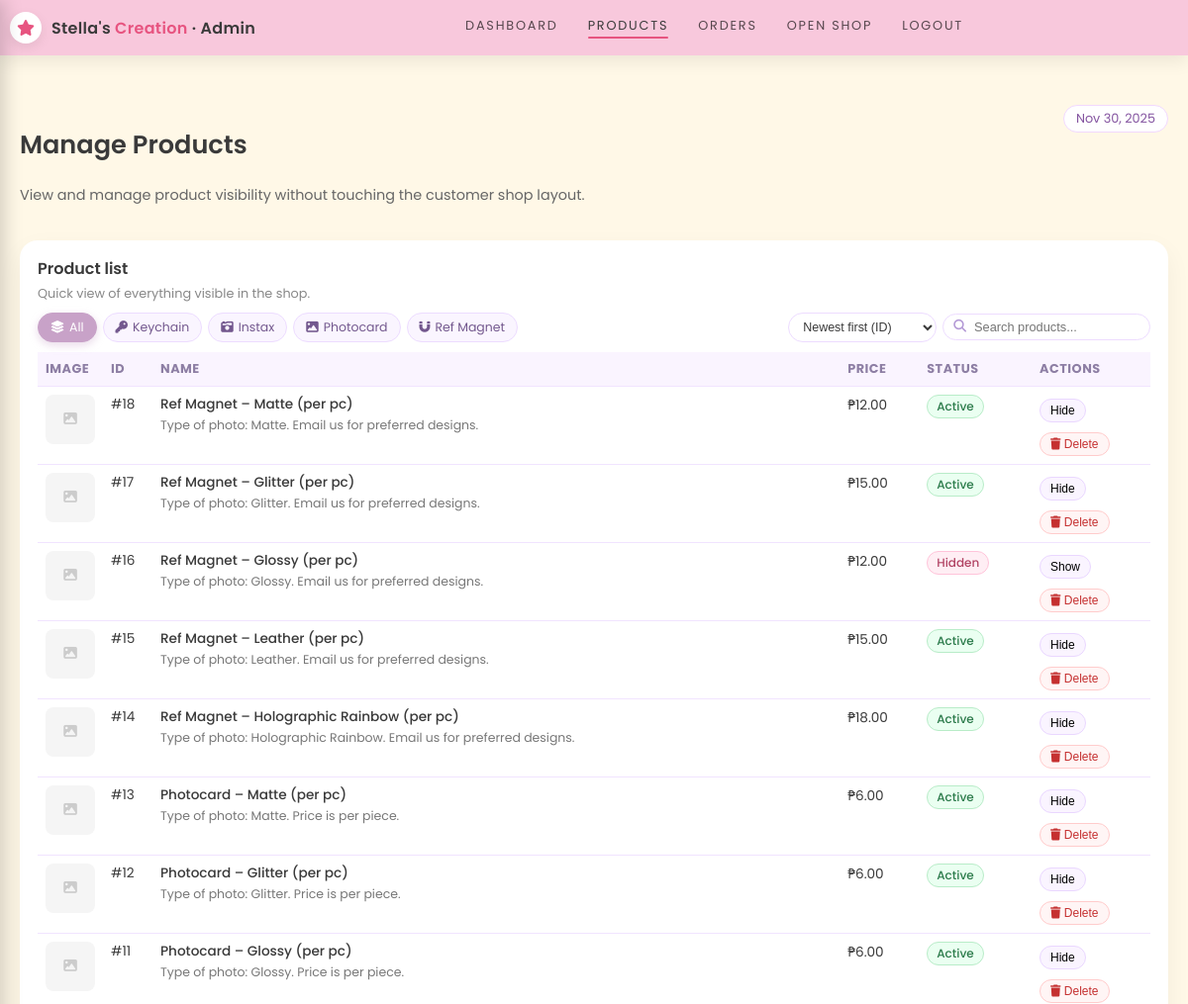
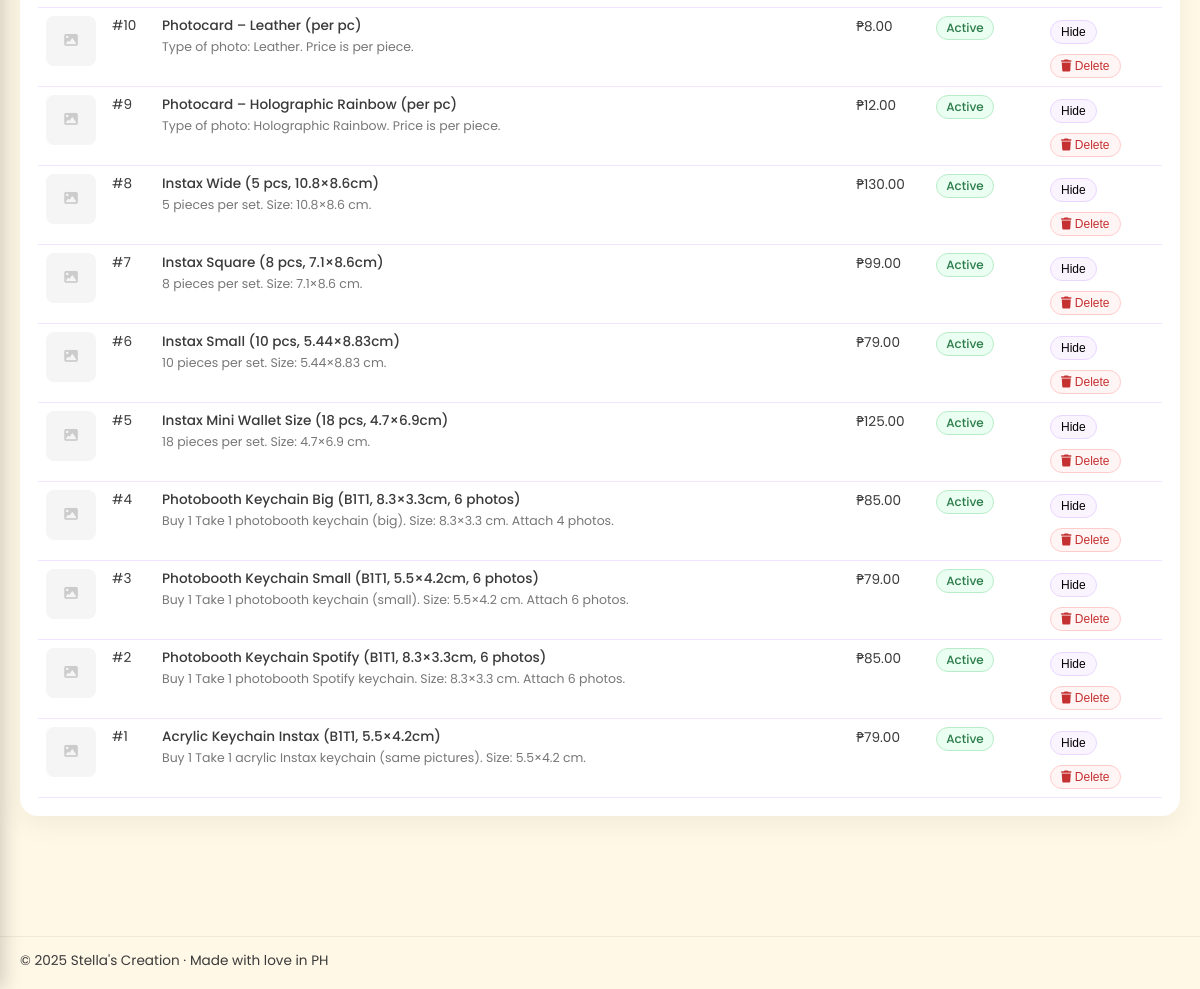
Screenshot of /manage_products.php (signed in) with the database file from the repository (2 pictures, top to bottom).
### tables this page shows
CREATE TABLE `products_tbl` (
  `product_id` int(11) NOT NULL,
  `name` varchar(120) NOT NULL,
  `description` mediumtext DEFAULT NULL,
  `price` decimal(10,2) NOT NULL DEFAULT 0.00,
  `image` varchar(255) DEFAULT NULL,
  `stock` int(11) DEFAULT NULL,
  `is_active` tinyint(1) NOT NULL DEFAULT 1,
  `created_at` timestamp NULL DEFAULT current_timestamp(),
  `updated_at` timestamp NULL DEFAULT NULL ON UPDATE current_timestamp()
);

### manage_products.php (the view, shortened to what this page needs)
<?php
require_once __DIR__ . '/db.php';
$group = $_GET['group'] ?? 'all';
$sort = $_GET['sort'] ?? 'newest';
$search = trim($_GET['q'] ?? '');
$params     = [];
$whereSql = '';
$orderBy = 'product_id DESC';
$sql = "
  SELECT product_id, name, description, price, is_active, image
  FROM products_tbl
  {$whereSql}
  ORDER BY {$orderBy}
";
$stmt = $pdo->prepare($sql);
$stmt->execute($params);
$products = $stmt->fetchAll(PDO::FETCH_ASSOC);
?>
<!doctype html>
<html>
<head>
  <link rel="stylesheet" href="https://cdnjs.cloudflare.com/ajax/libs/font-awesome/6.5.2/css/all.min.css">
  <link rel="stylesheet" href="/style.css">
</head>
<body>
<header class="site-header">
  <div class="container navbar">
    <div class="nav-left">
      <div class="brand-icon"><i class="fa-solid fa-star"></i></div>
      <div class="brand-text">Stella's <span>Creation</span> · Admin</div>
    </div>
    <nav class="nav-main">
      <a href="dashboard.php" class="nav-link">Dashboard</a>
      <a href="manage_products.php" class="nav-link nav-active">Products</a>
      <a href="manage_orders.php" class="nav-link">Orders</a>
      <a href="/index.php" class="nav-link" target="_blank">Open Shop</a>
      <a href="logout.php" class="nav-link logout-link">Logout</a>
    </nav>
  </div>
</header>
<main class="page-main">
  <div class="admin-wrap">
    <section class="admin-header">
      <div class="admin-header-main">
        <h1>Manage Products</h1>
        <p class="admin-header-sub">
          View and manage product visibility without touching the customer shop layout.
        </p>
      </div>
      <div class="admin-tag"><?= date('M j, Y'); ?></div>
    </section>
    <div class="panel">
      <div class="panel-title">Product list</div>
      <div class="panel-caption">Quick view of everything visible in the shop.</div>
      <div class="product-filters">
        <div class="filter-chips">
          <?php
          if (!function_exists('chipLink')) {
            function chipLink($label, $icon, $value, $currentGroup, $sort, $search) {
              $params = [
                'group' => $value,
                'sort'  => $sort
              ];
              $url    = 'manage_products.php?' . http_build_query($params);
              $active = $currentGroup === $value ? 'active' : '';
              echo '<a href="'.htmlspecialchars($url).'" class="chip-filter '.$active.'">'.
                   '<i class="'.$icon.'"></i> '.$label.
                   '</a>';
            }
          }
          ?>
          <?php chipLink('All',       'fa-solid fa-layer-group', 'all',       $group, $sort, $search); ?>
        </div>
        <form method="get" class="filter-search">
          <select name="sort" onchange="this.form.submit()">
            <option value="newest"     <?= $sort==='newest'?'selected':'' ?>>Newest first (ID)</option>
          </select>
          <div class="search-pill">
            <i class="fa-solid fa-magnifying-glass" style="font-size:.8rem;color:#b49ad6;"></i>
            <input type="text" name="q" placeholder="Search products..." value="<?= htmlspecialchars($search) ?>">
          </div>
        </form>
      </div>
      <div style="overflow-x:auto;">
        <table class="products-table">
          <thead>
          <tr>
            <th style="width:60px;">Image</th>
            <th style="width:50px;">ID</th>
            <th>Name</th>
            <th style="width:80px;">Price</th>
            <th>Status</th>
            <th style="width:120px;">Actions</th>
          </tr>
          </thead>
          <tbody>
          <?php foreach ($products as $p): ?>
            <tr>
              <td data-label="Image">
                <?php if (!empty($p['image'])): ?>
                  <img src="/<?= htmlspecialchars($p['image']) ?>" alt="Product" class="product-img-thumb">
                <?php else: ?>
                  <div style="width:50px;height:50px;background:#f5f5f5;border-radius:8px;display:flex;align-items:center;justify-content:center;">
                    <i class="fa-solid fa-image" style="color:#ccc;"></i>
                  </div>
                <?php endif; ?>
              </td>
              <td data-label="ID">#<?= (int)$p['product_id'] ?></td>
              <td data-label="Name">
                <div style="font-weight:500;"><?= htmlspecialchars($p['name']) ?></div>
                <?php if (!empty($p['description'])): ?>
                  <div style="font-size:.78rem;color:#777;margin-top:2px;">
                    <?= nl2br(htmlspecialchars($p['description'])) ?>
                  </div>
                <?php endif; ?>
              </td>
              <td data-label="Price">₱<?= number_format((float)$p['price'], 2) ?></td>
              <td data-label="Status">
                <?php if ((int)$p['is_active'] === 1): ?>
                  <span class="badge on">Active</span>
                <?php else: ?>
                  <span class="badge off">Hidden</span>
                <?php endif; ?>
              </td>
              <td data-label="Actions">
                <div class="action-buttons">
                  <form method="post" style="display:inline;">
                    <button type="submit" class="btn-toggle">
                      <?= (int)$p['is_active'] === 1 ? 'Hide' : 'Show' ?>
                    </button>
                  </form>
                  <form method="post" style="display:inline;" onsubmit="return confirm('Are you sure you want to delete this product? This action cannot be undone.');">
                    <button type="submit" class="btn-delete">
                      <i class="fa-solid fa-trash"></i> Delete
                    </button>
                  </form>
                </div>
              </td>
            </tr>
          <?php endforeach; ?>
          </tbody>
        </table>
      </div>
    </div>
  </div>
</main>
<footer class="site-footer">
  <div class="container footer-inner">
    <div>© <?= date('Y') ?> Stella's Creation · Made with love in PH</div>
  </div>
</footer>
</body>
</html>

### style.css (style rules this page uses)
:root { --soft-pink:#F8C8DC; --lavender:#C8A2C8; --cream:#FFF8E7; --charcoal:#3A3A3A; --rose:#E75480; --white:#ffffff; }
html { overflow-y: scroll; height: 100%; }
*, *::before, *::after { box-sizing:border-box; }
body { margin:0; font-family:"Poppins",system-ui,-apple-system,BlinkMacSystemFont,"Segoe UI",sans-serif; background:var(--cream); color:var(--charcoal); min-height: 100vh; display: flex; flex-direction: column; }
a { color:inherit; text-decoration:none; }
.container { max-width:1200px; margin:0 auto; padding:0 20px; }
.site-header { position:sticky; top:0; z-index:40; background:var(--soft-pink); box-shadow:0 6px 18px rgba(0,0,0,0.08); flex-shrink: 0; }
.navbar { display:flex; align-items:center; justify-content:space-between; gap:16px; padding:12px 0; }
.nav-left { display:flex; align-items:center; gap:10px; }
.brand-icon { width:32px; height:32px; border-radius:50%; display:flex; align-items:center; justify-content:center; background:var(--white); color:var(--rose); font-size:16px; box-shadow:0 4px 12px rgba(0,0,0,0.08); }
.brand-text { font-weight:600; letter-spacing:0.02em; }
.brand-text span { color:var(--rose); }
.nav-main { display:flex; align-items:center; gap:30px; text-transform:uppercase; font-size:0.8rem; letter-spacing:0.14em; }
.nav-link { position:relative; padding-bottom:4px; color:rgba(0,0,0,0.65); }
.nav-link.nav-active, .nav-link:hover { color:var(--charcoal); }
.nav-link.nav-active::after, .nav-link:hover::after { content:""; position:absolute; left:0; right:0; bottom:0; height:2px; border-radius:999px; background:var(--rose); }
.page-main { padding:26px 0 40px; flex: 1; }
.site-footer { border-top:1px solid rgba(0,0,0,0.06); background:var(--cream); padding:14px 0 18px; font-size:0.85rem; flex-shrink: 0; margin-top: auto; }
.footer-inner { display:flex; align-items:center; justify-content:space-between; gap:10px; }

### rows the page displays
products_tbl: product_id "18", name "Ref Magnet – Matte (per pc)", description "Type of photo: Matte. Email us for preferred designs.", price "12.00", is_active "Active"
products_tbl: product_id "17", name "Ref Magnet – Glitter (per pc)", description "Type of photo: Glitter. Email us for preferred designs.", price "15.00", is_active "Active"
products_tbl: product_id "16", name "Ref Magnet – Glossy (per pc)", description "Type of photo: Glossy. Email us for preferred designs.", price "12.00", is_active "Hidden"
products_tbl: product_id "15", name "Ref Magnet – Leather (per pc)", description "Type of photo: Leather. Email us for preferred designs.", price "15.00", is_active "Active"
products_tbl: product_id "14", name "Ref Magnet – Holographic Rainbow (per pc)", description "Type of photo: Holographic Rainbow. Email us for preferred designs.", price "18.00", is_active "Active"
products_tbl: product_id "13", name "Photocard – Matte (per pc)", description "Type of photo: Matte. Price is per piece.", price "6.00", is_active "Active"
products_tbl: product_id "12", name "Photocard – Glitter (per pc)", description "Type of photo: Glitter. Price is per piece.", price "6.00", is_active "Active"
products_tbl: product_id "11", name "Photocard – Glossy (per pc)", description "Type of photo: Glossy. Price is per piece.", price "6.00", is_active "Active"
products_tbl: product_id "10", name "Photocard – Leather (per pc)", description "Type of photo: Leather. Price is per piece.", price "8.00", is_active "Active"
products_tbl: product_id "9", name "Photocard – Holographic Rainbow (per pc)", description "Type of photo: Holographic Rainbow. Price is per piece.", price "12.00", is_active "Active"
products_tbl: product_id "8", name "Instax Wide (5 pcs, 10.8×8.6cm)", description "5 pieces per set. Size: 10.8×8.6 cm.", price "130.00", is_active "Active"
products_tbl: product_id "7", name "Instax Square (8 pcs, 7.1×8.6cm)", description "8 pieces per set. Size: 7.1×8.6 cm.", price "99.00", is_active "Active"
products_tbl: product_id "6", name "Instax Small (10 pcs, 5.44×8.83cm)", description "10 pieces per set. Size: 5.44×8.83 cm.", price "79.00", is_active "Active"
products_tbl: product_id "5", name "Instax Mini Wallet Size (18 pcs, 4.7×6.9cm)", description "18 pieces per set. Size: 4.7×6.9 cm.", price "125.00", is_active "Active"
products_tbl: product_id "4", name "Photobooth Keychain Big (B1T1, 8.3×3.3cm, 6 photos)", description "Buy 1 Take 1 photobooth keychain (big). Size: 8.3×3.3 cm. Attach 4 photos.", price "85.00", is_active "Active"
products_tbl: product_id "3", name "Photobooth Keychain Small (B1T1, 5.5×4.2cm, 6 photos)", description "Buy 1 Take 1 photobooth keychain (small). Size: 5.5×4.2 cm. Attach 6 photos.", price "79.00", is_active "Active"
products_tbl: product_id "2", name "Photobooth Keychain Spotify (B1T1, 8.3×3.3cm, 6 photos)", description "Buy 1 Take 1 photobooth Spotify keychain. Size: 8.3×3.3 cm. Attach 6 photos.", price "85.00", is_active "Active"
products_tbl: product_id "1", name "Acrylic Keychain Instax (B1T1, 5.5×4.2cm)", description "Buy 1 Take 1 acrylic Instax keychain (same pictures). Size: 5.5×4.2 cm.", price "79.00", is_active "Active"

### other values shown
$label "All Keychain Instax Photocard Ref Magnet"
